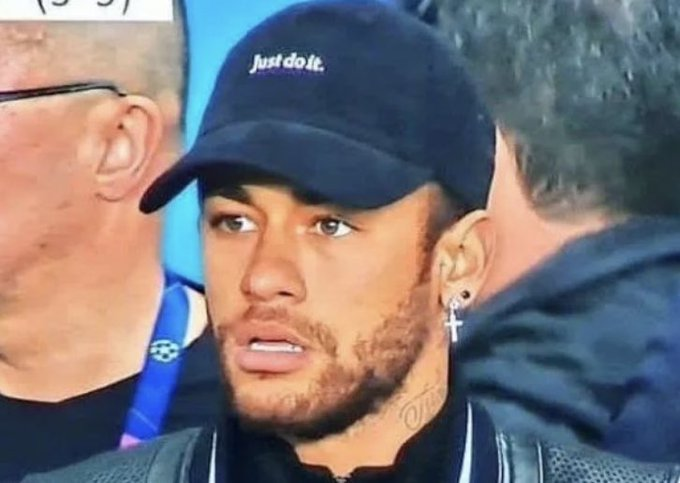
#> input picture ney.jfif, 680 x 483 px
$ python exp3.py
#> lines starting #> are read from the running program, lines starting #| are printed output that depends on the picture
# -*- coding: utf-8 -*-
"""
Created on Sat Jan 29 18:35:53 2022

@author: Lenovo
"""

# Image Smoothing and Sharpening

#
import cv2
import numpy as np
from matplotlib import pyplot as plt


img = cv2.imread('ney.jfif')
#> img is the input picture: shape (483, 680, 3); mean B, G, R 118.8, 115.7, 122.2

# Rearranges the color channels from B,G, R back to R, G, B

img = cv2.cvtColor(img, cv2.COLOR_BGR2RGB)


# Kernel of ones of size 5x5 - Uniform Smoothing

kernel = np.ones((5,5),np.float32)/25

# -1 will give the output image depth as same as the input image
# 3 channel input will give 3 channel output  - color - color
# 1 channel input will give 1 channel output - color - gray

dst = cv2.filter2D(img,-1,kernel)

plt.figure
plt.subplot(121),plt.imshow(img),plt.title('Original')
plt.xticks([]), plt.yticks([])
plt.subplot(122),plt.imshow(dst),plt.title('Smoothing')
plt.xticks([]), plt.yticks([])
plt.show()
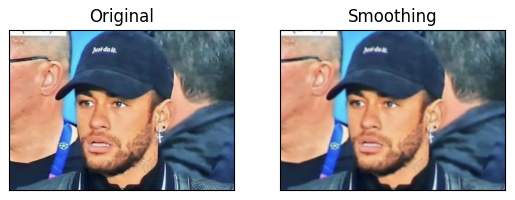
#> figure drawn by matplotlib, 2 panels

# Gaussian Blur Smoothing

# 0 = sigma or variance of Gaussian Kernel

blur = cv2.GaussianBlur(img,(5,5),0)


plt.subplot(121),plt.imshow(img),plt.title('Original')
plt.xticks([]), plt.yticks([])
plt.subplot(122),plt.imshow(blur),plt.title('Gaussian Smoothing')
plt.xticks([]), plt.yticks([])
plt.show()

#sharpening mask 3 x 3  - Laplacian Sharpening
# Laplacian Mask

kernel = np.array([[-1,-1,-1], [-1,9,-1], [-1,-1,-1]])

dst = cv2.filter2D(img, -1, kernel)
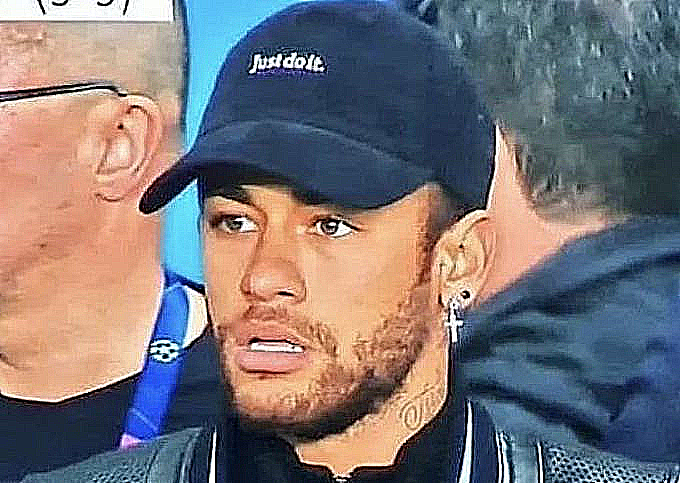
#> dst: shape (483, 680, 3); mean R, G, B 122, 115.8, 118.7

plt.figure
plt.subplot(121),plt.imshow(img),plt.title('Original')
plt.xticks([]), plt.yticks([])
plt.subplot(122),plt.imshow(dst),plt.title('Sharpenend')
plt.xticks([]), plt.yticks([])
plt.show()
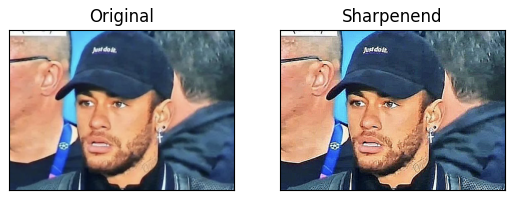
#> figure drawn by matplotlib, 2 panels
